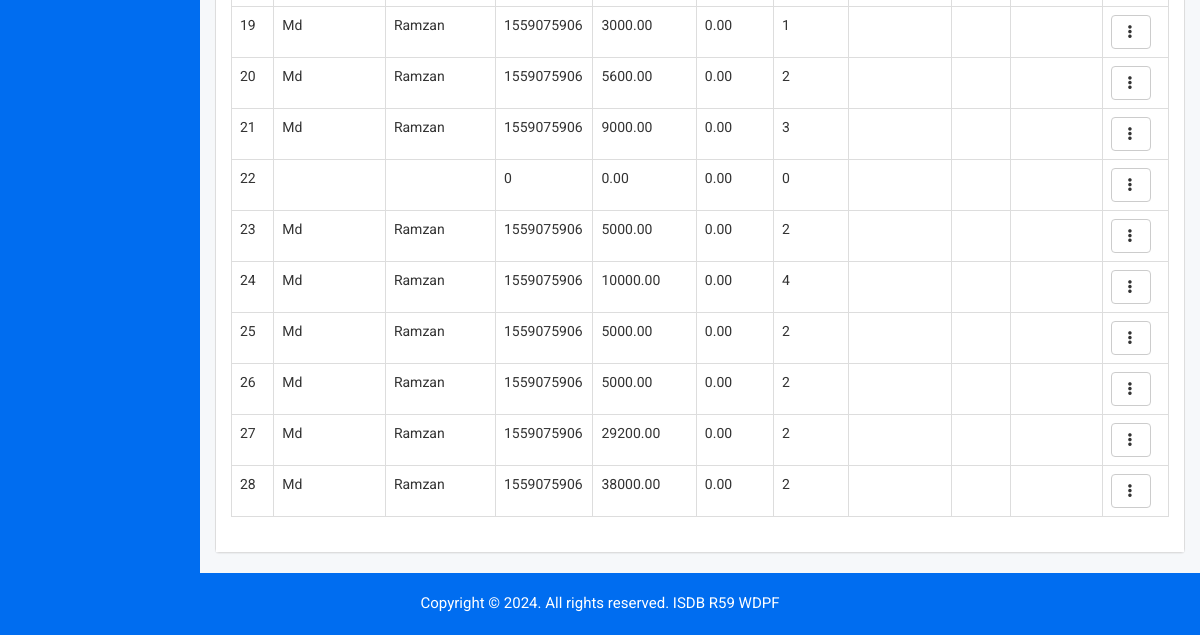
The page /admin/orders_list.php (signed in, lower part) on the database as committed earlier.
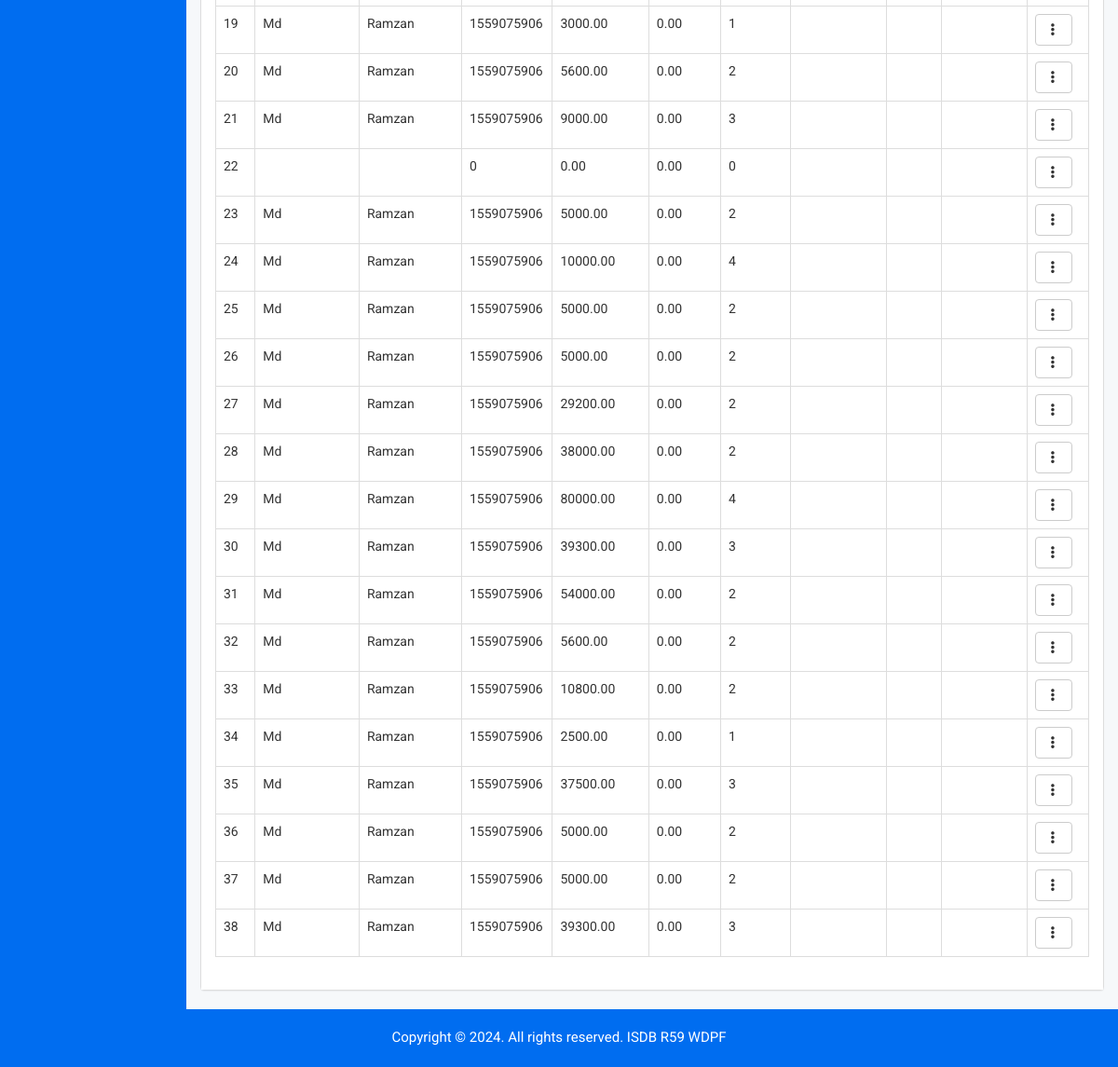
The same page on the database as committed later.
### tables this page shows
CREATE TABLE `orders` (
  `id` int(11) NOT NULL,
  `bill_country` varchar(50) NOT NULL,
  `ship_country` varchar(50) NOT NULL,
  `bill_first_name` varchar(50) NOT NULL,
  `ship_first_name` varchar(50) NOT NULL,
  `bill_last_name` varchar(50) NOT NULL,
  `ship_last_name` varchar(50) NOT NULL,
  `bill_company_name` varchar(100) NOT NULL,
  `ship_company_name` varchar(100) NOT NULL,
  `bill_address` varchar(100) NOT NULL,
  `ship_address` varchar(100) NOT NULL,
  `bill_state` varchar(50) NOT NULL,
  `ship_state` varchar(50) NOT NULL,
  `bill_post` varchar(50) NOT NULL,
  `ship_post` varchar(50) NOT NULL,
  `bill_email` varchar(50) NOT NULL,
  `ship_email` varchar(50) NOT NULL,
  `bill_phone` int(15) NOT NULL,
  `ship_phone` int(15) NOT NULL,
  `total_amount` decimal(10,2) NOT NULL,
  `discount` decimal(10,2) NOT NULL,
  `total_qty` int(11) NOT NULL,
  `cart_data` text NOT NULL,
  `coupon_code` varchar(255) NOT NULL,
  `payment_method` varchar(255) DEFAULT NULL,
  `shiping_charge` decimal(10,2) NOT NULL DEFAULT 0.00,
  `notes` varchar(500) NOT NULL,
  `transaction_id` varchar(255) DEFAULT NULL,
  `status` varchar(50) DEFAULT NULL,
  `status_date` date DEFAULT NULL,
  `created_at` date DEFAULT NULL,
  `created_by` int(11) DEFAULT NULL,
  `updated_by` int(11) DEFAULT NULL,
  `updated_at` date DEFAULT NULL,
  `deleted_at` date DEFAULT NULL
);

### admin/class/crud.php (called while the page is built, shortened)
<?php
    class crud{
        private $host='localhost';
        private $connection;
        public function __construct($user,$password,$database){
            $this->user=$user;
            $this->password=$password;
            $this->database=$database;
            $this->connection=new mysqli($this->host,$this->user,$this->password,$this->database);
        }
        public function common_select($table,$fields='*',$condition=false,$sort_field=false,$sort='ASC'){
            $result=array();
            $error=false;
            $sql="select $fields from $table where deleted_at is null ";
            $rs=$this->connection->query($sql);
            if($rs){
                if($rs->num_rows > 0){
                    while($r=$rs->fetch_object()){
                        array_push($result,$r);
                    }
                }
            }else{
                $error=$this->connection->error;
            }
            $return = array('data'=>$result,'error'=>$error);
            return $return;
        }
    }
?>

### admin/include/connection.php (called while the page is built, shortened)
<?php
    include_once('class/crud.php');
    $mysqli=new crud("root","","sports_store");
?>

### admin/orders_list.php (the view, shortened to what this page needs)
<?php include('include/header.php') ; ?>
<link href="https://cdn.datatables.net/1.10.24/css/dataTables.bootstrap.min.css" rel="stylesheet">
<div class="container-fluid">
    <div class="panel panel-default">
        <div class="panel-body">
            <div class="table-responsive">
                <table class="table table-bordered table-hover">
                    <tbody>
                        <?php
                            $result=$mysqli->common_select('orders');
                            if($result){
                                if($result['data']){
                                    $i=1;
                                    foreach($result['data'] as $data){
                        ?>
                        <tr>
                            <td><?= $i++ ?></td>
                            <td><?= $data->bill_first_name ?></td>
                            <td><?= $data->bill_last_name ?></td>
                            <td><?= $data->bill_phone ?></td>
                            <td><?= $data->total_amount ?></td>
                            <td><?= $data->discount ?></td>
                            <td><?= $data->total_qty ?></td>
                            <td><?= $data->coupon_code ?></td>
                            <td><?= $data->status ?></td>
                            <td><?= $data->status_date ?></td>
                            <td>
                                <div class="dropdown">
                                    <button type="button" class="btn btn-default dropdown-toggle" data-toggle="dropdown">
                                        <i class="glyphicon glyphicon-option-vertical"></i>
                                    </button>
                                </div>
                            </td>
                        </tr>
                        <?php } } } ?>
                    </tbody>
                </table>
            </div>
        </div>
    </div>
</div>
<?php include('include/footer.php') ; ?>

Rows that differ between the two databases and show on the page:
added orders: bill_first_name "Md", bill_last_name "Ramzan", bill_phone "1559075906", total_amount "80000.00", discount "0.00", total_qty "4"
added orders: bill_first_name "Md", bill_last_name "Ramzan", bill_phone "1559075906", total_amount "39300.00", discount "0.00", total_qty "3"
added orders: bill_first_name "Md", bill_last_name "Ramzan", bill_phone "1559075906", total_amount "54000.00", discount "0.00", total_qty "2"
added orders: bill_first_name "Md", bill_last_name "Ramzan", bill_phone "1559075906", total_amount "5600.00", discount "0.00", total_qty "2"
added orders: bill_first_name "Md", bill_last_name "Ramzan", bill_phone "1559075906", total_amount "10800.00", discount "0.00", total_qty "2"
added orders: bill_first_name "Md", bill_last_name "Ramzan", bill_phone "1559075906", total_amount "2500.00", discount "0.00", total_qty "1"
added orders: bill_first_name "Md", bill_last_name "Ramzan", bill_phone "1559075906", total_amount "37500.00", discount "0.00", total_qty "3"
added orders: bill_first_name "Md", bill_last_name "Ramzan", bill_phone "1559075906", total_amount "5000.00", discount "0.00", total_qty "2"
added orders: bill_first_name "Md", bill_last_name "Ramzan", bill_phone "1559075906", total_amount "5000.00", discount "0.00", total_qty "2"
added orders: bill_first_name "Md", bill_last_name "Ramzan", bill_phone "1559075906", total_amount "39300.00", discount "0.00", total_qty "3"
